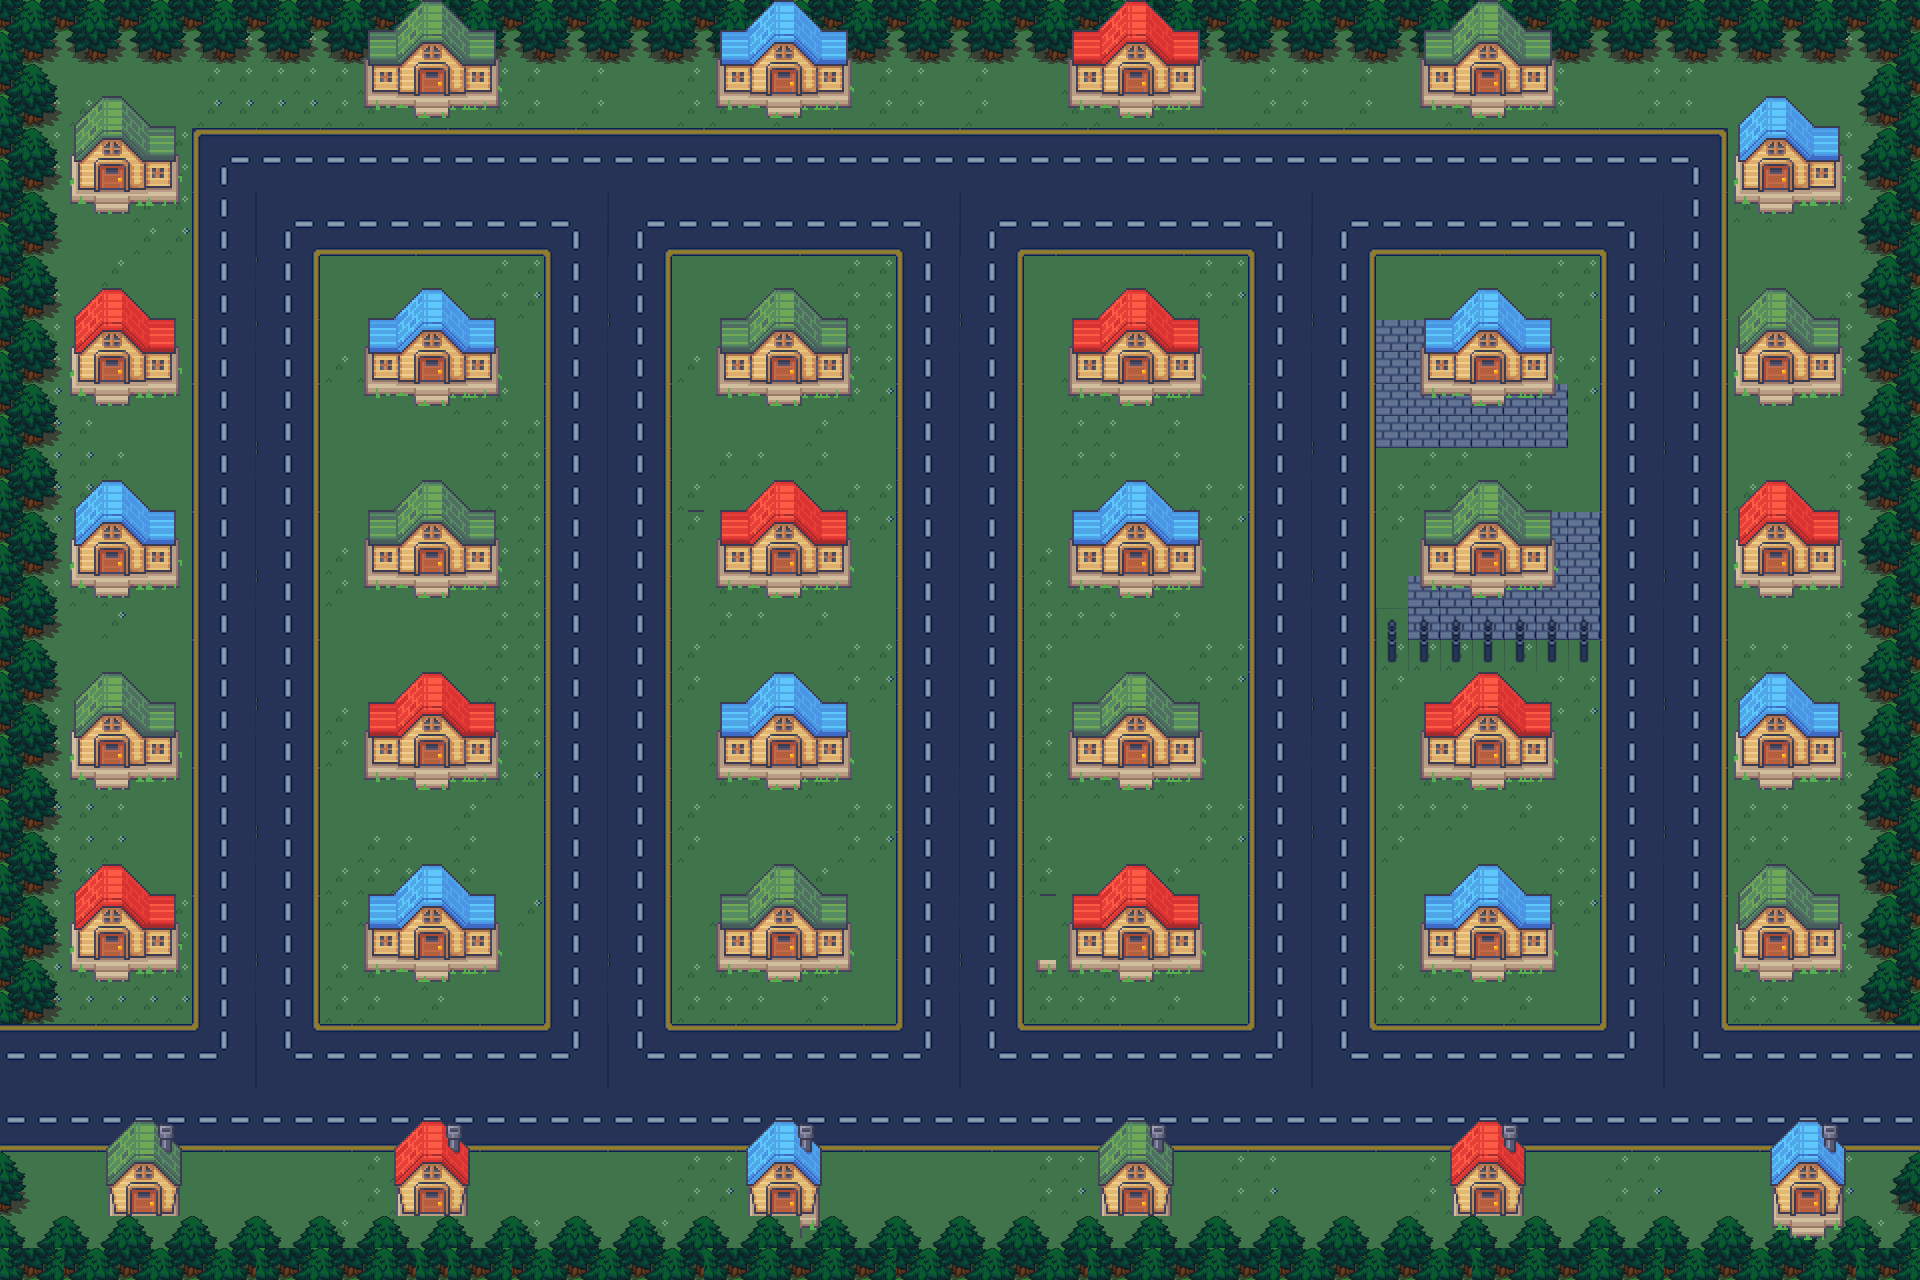

This is a level from a 2D game, rendered from its Tiled map with the project's own tilesets. A one-line summary and the map file follow, with tile-layer data summarised:
An orthogonal 60x40 tile map with 32x32 px tiles, 3 tile layers (streetLayer, deco, buildingLayer), 6 tilesets and 1 object (start).

<map version="1.9" tiledversion="1.9.2" orientation="orthogonal" renderorder="right-down" width="60" height="40" tilewidth="32" tileheight="32" infinite="0" nextlayerid="8" nextobjectid="2">
 <tileset firstgid="1" name="City-01" tilewidth="32" tileheight="32" tilecount="896" columns="56">
  <image source="City-01.png" width="1792" height="512" />
  <tile id="32">
   <properties>
    <property name="grass" type="bool" value="true" />
   </properties>
  </tile>
  <tile id="33">
   <properties>
    <property name="grass" type="bool" value="true" />
   </properties>
  </tile>
  <tile id="88">
   <properties>
    <property name="grass" type="bool" value="true" />
   </properties>
  </tile>
  <tile id="89">
   <properties>
    <property name="grass" type="bool" value="true" />
   </properties>
  </tile>
  <tile id="144">
   <properties>
    <property name="grass" type="bool" value="true" />
   </properties>
  </tile>
  <tile id="145">
   <properties>
    <property name="grass" type="bool" value="true" />
   </properties>
  </tile>
  <tile id="200">
   <properties>
    <property name="grass" type="bool" value="true" />
   </properties>
  </tile>
  <tile id="201">
   <properties>
    <property name="grass" type="bool" value="true" />
   </properties>
  </tile>
  <tile id="256">
   <properties>
    <property name="grass" type="bool" value="true" />
   </properties>
  </tile>
  <tile id="257">
   <properties>
    <property name="grass" type="bool" value="true" />
   </properties>
  </tile>
  <tile id="312">
   <properties>
    <property name="grass" type="bool" value="true" />
   </properties>
  </tile>
  <tile id="313">
   <properties>
    <property name="grass" type="bool" value="true" />
   </properties>
  </tile>
  <tile id="368">
   <properties>
    <property name="grass" type="bool" value="true" />
   </properties>
  </tile>
  <tile id="369">
   <properties>
    <property name="grass" type="bool" value="true" />
   </properties>
  </tile>
  <tile id="424">
   <properties>
    <property name="grass" type="bool" value="true" />
   </properties>
  </tile>
  <tile id="425">
   <properties>
    <property name="grass" type="bool" value="true" />
   </properties>
  </tile>
  <tile id="480">
   <properties>
    <property name="grass" type="bool" value="true" />
   </properties>
  </tile>
  <tile id="481">
   <properties>
    <property name="grass" type="bool" value="true" />
   </properties>
  </tile>
 </tileset>
 <tileset firstgid="897" name="Street32x32" tilewidth="32" tileheight="32" tilecount="256" columns="32">
  <image source="Street32x32.png" width="1024" height="256" />
 </tileset>
 <tileset firstgid="1153" name="Buildings32x32" tilewidth="32" tileheight="32" tilecount="180" columns="12">
  <image source="Buildings32x32.png" width="384" height="480" />
 </tileset>
 <tileset firstgid="1333" name="Interiors_32x32" tilewidth="32" tileheight="32" tilecount="17024" columns="16">
  <image source="Interiors_32x32.png" width="512" height="34048" />
 </tileset>
 <tileset firstgid="18357" name="forest_tiles" tilewidth="32" tileheight="32" tilecount="256" columns="16">
  <image source="forest_tiles.png" width="512" height="512" />
 </tileset>
 <tileset firstgid="18613" name="village32x32" tilewidth="32" tileheight="32" tilecount="855" columns="19">
  <image source="village32x32.png" width="608" height="1440" />
 </tileset>
 <layer id="1" name="streetLayer" width="60" height="40">
  <data>[2400 cells, 2400 non-empty, 71 distinct tile ids]</data>
 </layer>
 <objectgroup id="6" name="objectLayer">
  <object id="1" name="start" x="55.0688" y="1083.85">
   <point />
  </object>
 </objectgroup>
 <layer id="4" name="deco" width="60" height="40">
  <data>[2400 cells, 378 non-empty, 10 distinct tile ids]</data>
 </layer>
 <layer id="5" name="buildingLayer" width="60" height="40">
  <data>[2400 cells, 639 non-empty, 140 distinct tile ids]</data>
 </layer>
</map>
